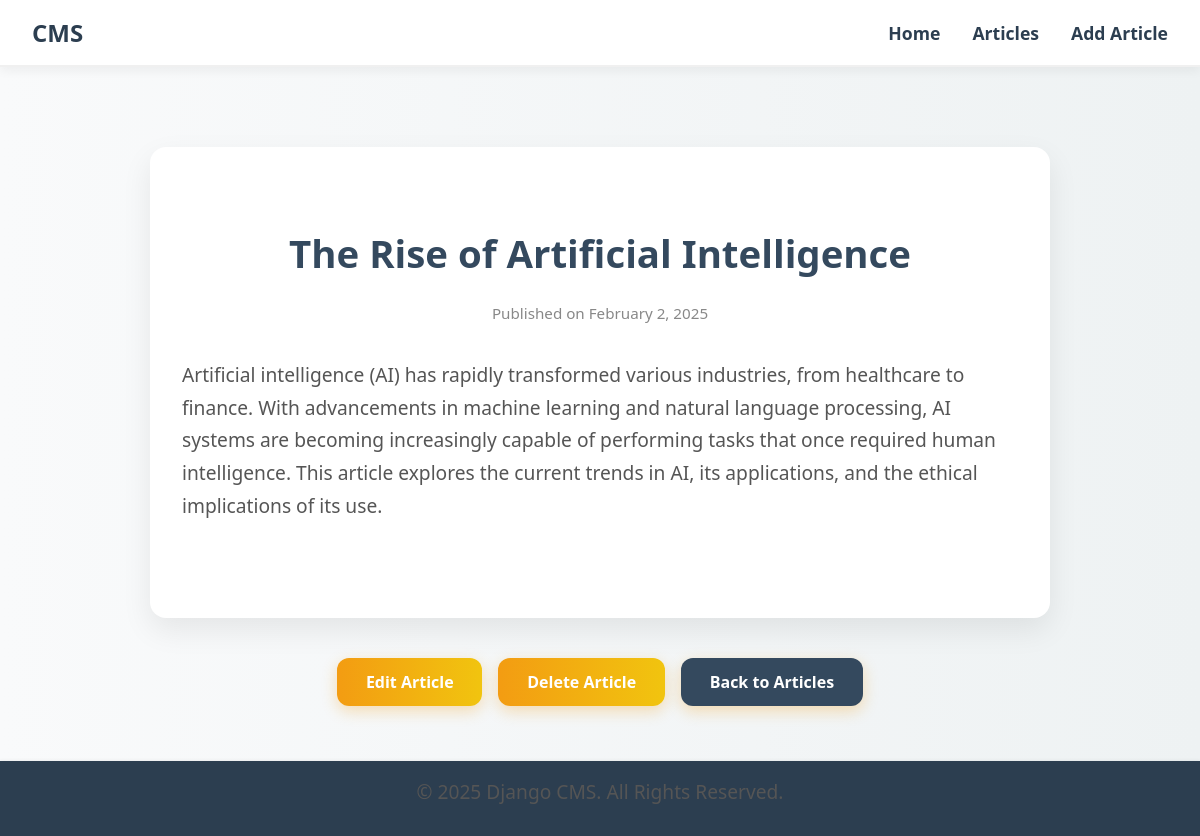
Screenshot of /article/2/ with the database file from the repository.
### home/models.py (models this page shows, shortened)
class Article(models.Model):
    title = models.CharField(max_length=225)
    content = models.TextField()
    created_at = models.DateTimeField(default=timezone.now)  # Automatically set to now when created

### home/views.py (the view)
# urls.py: path('article/<int:article_id>/', views.article_detail, name='article_detail'),  # URL for article details
def article_detail(request, article_id):
    article = get_object_or_404(Article, id=article_id)  # Get the article by its ID or return a 404 error
    return render(request, 'html/article_detail.html', {'article': article})

### templates/html/article_detail.html (shortened to what this page needs)
{% extends 'html/base.html' %}
{% block content %}
<div class="article-detail-container">
    <div class="article-detail-card">
        <h1>{{ article.title }}</h1>
        <p class="article-meta">Published on {{ article.created_at|date:"F j, Y" }}</p>
        <div class="article-content">
            {{ article.content|linebreaks }}
        </div>
    </div>
   <div class="button-group centered-buttons spaced-buttons">
        <a href="{% url 'article_update' article.id %}" class="btn btn-warning">Edit Article</a>
        <a href="{% url 'article_delete' article.id %}" class="btn btn-danger">Delete Article</a>
        <a href="{% url 'article_list' %}" class="btn btn-secondary">Back to Articles</a>
    </div>
</div>
{% endblock %}

### static/css/style.css (style rules this page uses)
body { font-family: 'Segoe UI', Tahoma, Geneva, Verdana, sans-serif; background: linear-gradient(to right, #f9fafb, #eef2f3); margin: 0; padding: 0; color: #333; padding-bottom: 50px; }
h1 { font-size: 2.8rem; margin-bottom: 0.5rem; color: #2c3e50; }
p { font-size: 1.2rem; color: #555; margin-bottom: 2rem; }
.button-group { display: flex; justify-content: center; gap: 1rem; flex-wrap: wrap; }
.btn { background: linear-gradient(to right, #f39c12, #f1c40f); color: white; border: none; padding: 0.8rem 1.8rem; font-size: 1rem; font-weight: bold; border-radius: 12px; cursor: pointer; box-shadow: 0 5px 15px rgba(243, 156, 18, 0.3); transition: all 0.3s ease-in-out; text-decoration: none; }
.btn-secondary { background: #34495e; }
.article-detail-container { max-width: 900px; margin: 3rem auto; padding: 2rem; }
.article-detail-card { background: #ffffff; padding: 3rem 2rem; border-radius: 16px; box-shadow: 0 12px 30px rgba(0, 0, 0, 0.08); color: #2c3e50; line-height: 1.7; }
.article-detail-card h1 { font-size: 2.4rem; margin-bottom: 0.5rem; color: #34495e; text-align: center; }
.article-meta { text-align: center; color: #888; font-size: 0.95rem; margin-bottom: 2rem; }
.article-content { font-size: 1.15rem; color: #444; margin-bottom: 3rem; }
.spaced-buttons { margin-top: 2.5rem; }

### rows the page displays
Article: title "The Rise of Artificial Intelligence", created_at "February 2, 2025", content "Artificial intelligence (AI) has rapidly transformed various industries, from healthcare to finance. With advancements in machine learning and natural language processing, AI systems are becoming increasingly capable of performing tasks that once required human intelligence. This article explores the current trends in AI, its applications, and the ethical implications of its use."
